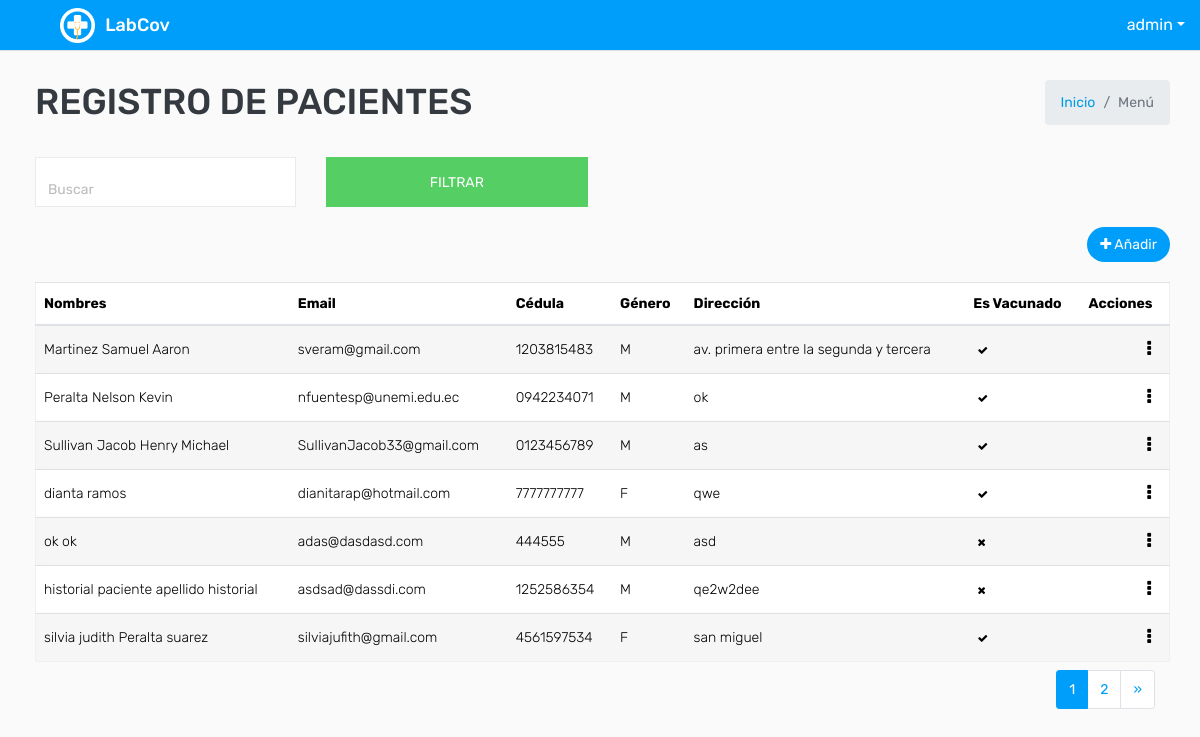
Before: /paciente/ (signed in) with the older database file.
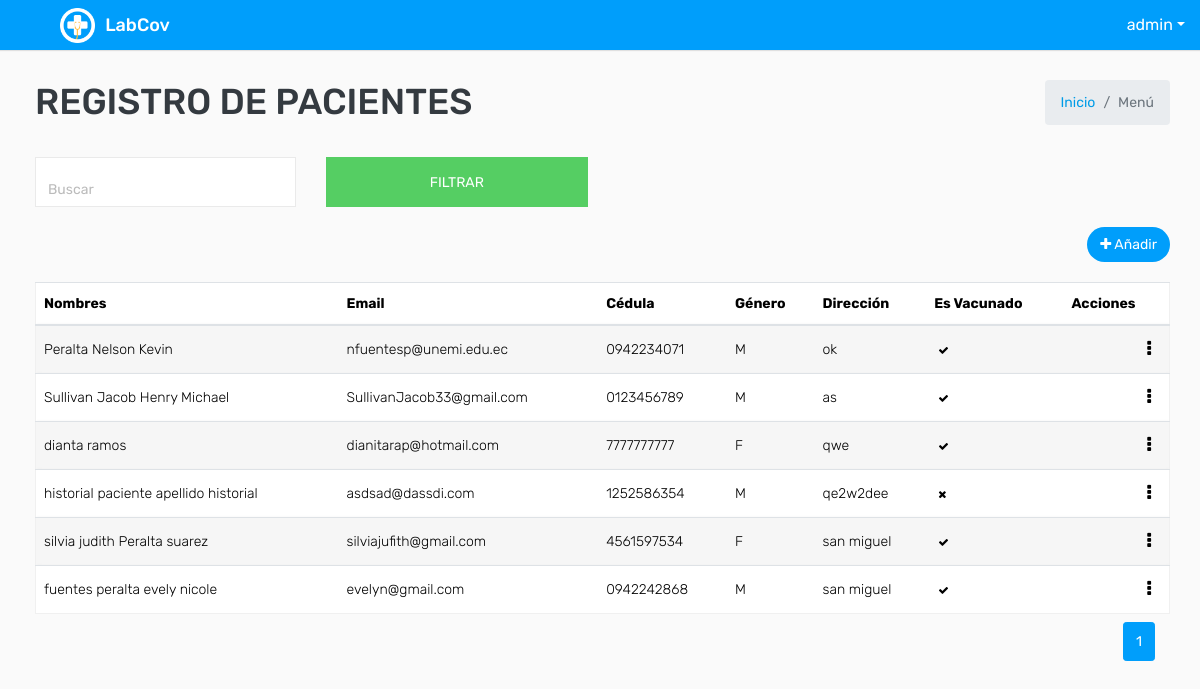
After: the same page with the newer database file.
### covid/models.py (models this page shows, shortened)
class ModeloBase(models.Model):
    class Meta:
        abstract = True
    """Model definition for ModeloBase."""
    fecha_creacion = models.DateTimeField(verbose_name='Fecha creación',auto_now_add=True)
    usuario_creacion = models.ForeignKey(settings.AUTH_USER_MODEL, verbose_name='Usuario Creación', related_name='+', blank=True, null=True,on_delete=models.PROTECT, editable=False)
    usuario_modificacion = models.ForeignKey(settings.AUTH_USER_MODEL, verbose_name='Usuario Modificación', related_name='+', blank=True, null=True,on_delete=models.PROTECT , editable=False)
    fecha_modificacion = models.DateTimeField(verbose_name='Fecha Modificación', auto_now=True)
    estado_registro = models.BooleanField(verbose_name="Estado del registro",default=True)

class User(AbstractUser,ModeloBase):
    cedula=models.CharField(max_length=10, verbose_name='Cédula', unique = True)
    tipo_genero = (('M', 'Masculino'), ('F', 'Femenino'))
    genero = models.CharField('Género', choices=tipo_genero, default='M', max_length=1)

class Paciente(ModeloBase):
     usuario  = models.OneToOneField(settings.AUTH_USER_MODEL, verbose_name="Usuario",on_delete=models.PROTECT)
     direccion = models.CharField("Dirección", max_length=200,blank=True )
     es_vacunado = models.BooleanField(verbose_name="¿Está usted vacunado contra el covid?" )
     vacuna = models.ForeignKey(Vacuna, verbose_name="Tipo de Vacuna", on_delete=models.PROTECT,null=True,blank=True)
     Diagnostico = models.TextField(verbose_name="Diágnostico previo",null=True, blank=True)

### covid/views.py (the view, shortened to what this page needs)
# urls.py: path('paciente/', key.PacienteListView.as_view(), name="paciente_listar") ,
class PacienteListView(LoginRequiredMixin,PermissionRequiredMixin,ListView):
    permission_required = 'covid.view_paciente'
    model = Paciente
    paginate_by = 7
    template_name = "paciente/paciente_listar.html"
    def get_queryset(self):
        busqueda = self.request.GET.get("buscar")
        queryset = Paciente.objects.all().order_by("pk")
        return queryset
    def get_context_data(self, **kwargs):
        context = super().get_context_data(**kwargs)
        context['titulo'] = "Registro de Pacientes"
        return context

### templates/paciente/paciente_listar.html (shortened to what this page needs)
{% extends 'plantillaBase.html' %} {% block content %}
<div class="mt-2">
    <form action="" method="GET">
        <div class="row filter-row">
            <div class="col-sm-6 col-md-3">
                <div class="form-group form-focus select-focus focused">
                    <input type="text" name="buscar" id="id_buscar" class="form-control float-right" placeholder="Buscar">
                </div>
            </div>
            <div class="col-sm-6 col-md-3">
                <button type="submit" class="btn btn-success btn-block"> Filtrar </button>
            </div>
        </div>
    </form>
</div>
<div class="row ">
    <div class="col-sm-12 col-12 text-right m-b-20">
        {% if perms.covid.add_paciente%}
        <a href="{% url 'paciente_crear'%}" class="btn btn btn-primary btn-rounded float-right"><i class="fa fa-plus"></i>
            Añadir</a> {% endif %}
    </div>
</div>
<div class="row">
    <div class="col-md-12">
        <div class="table-responsive">
            <div id="DataTables_Table_0_wrapper" class="dataTables_wrapper dt-bootstrap4 no-footer">
                <div class="row">
                    <div class="col-sm-12">
                        <table class="table table-border table-striped custom-table  mb-0  no-footer" id="DataTables_Table_0" role="grid" aria-describedby="DataTables_Table_0_info">
                            <thead>
                                <tr>
                                    <th>Nombres</th>
                                    <th>Email</th>
                                    <th>Cédula</th>
                                    <th>Género</th>
                                    <th>Dirección</th>
                                    <th>Es Vacunado</th>
                                    <th>Acciones</th>
                                </tr>
                            </thead>
                            <tbody>
                                {% for dato in object_list %}
                                <tr>
                                    <td>{{ dato.usuario.last_name }} {{ dato.usuario.first_name }}</td>
                                    <td>{{ dato.usuario.email }}</td>
                                    <td>{{ dato.usuario.cedula }}</td>
                                    <td>{{ dato.usuario.genero }}</td>
                                    <td>{{ dato.direccion }}</td>
                                    <td>
                                        {% if dato.es_vacunado == True %}
                                        <a class="badge " data-toggle="tooltip" data-placement="top" title="es vacunado"><span class="fa fa-check "></span></a> {% else %}
                                        <a class="badge" data-toggle="tooltip" data-placement="top" title="es vacunado"><span class="fa fa-times "></span></a> {% endif %}
                                    </td>
                                    <td class="text-right">
                                        <div class="dropdown dropdown-action">
                                            <a class="action-icon dropdown-toggle" data-toggle="dropdown" aria-expanded="false"><i class="fa fa-ellipsis-v"></i></a>
                                        </div>
                                    </td>
                                </tr>
                                {% endfor %}
                            </tbody>
                        </table>
                    </div>
                </div>
            </div>
        </div>
        <div class="container-fluid">
            <ul class="pagination pagination-sm m-0 float-right">
                <nav aria-label="Page navigation example">
                    <ul class="pagination justify-content-center mt-2">
                         {% for i in page_obj.paginator.page_range %} {% if i == page_obj.number %}
                        <li class="page-item active">
                            <a class="page-link" href="#">{{ i }}</a>
                        </li>
                        {% else %}
                        <li class="page-item">
                            <a class="page-link" href="?page={{ i }}">{{ i }}</a>
                        </li>
                        {% endif %} {% endfor %} {% if page_obj.has_next %}
                        <li class="page-item">
                            <a class="page-link" href="?page={{ page_obj.next_page_number }}">&raquo;</a>
                        </li>
                        {% endif %}
                    </ul>
                </nav>
            </ul>
        </div>
    </div>
</div>
{% endblock %}

### templates/plantillaBase.html (shortened to what this page needs)
<!DOCTYPE html>
<html lang="es">
{% load static %}
<head>
    <link rel="stylesheet" type="text/css" href="{% static 'css/bootstrap.min.css'%}">
    <link rel="stylesheet" type="text/css" href="{% static 'css/font-awesome.min.css'%}">
    <link rel="stylesheet" type="text/css" href="{% static 'css/bootstrap-duallistbox.min.css'%}">
    <link rel="stylesheet" type="text/css" href="{% static 'css/style.css'%}">
    <link href="{% static 'css/select2.min.css'%}" rel="stylesheet">
    <link href="{% static 'css/select2-bootstrap4.min.css'%}" rel="stylesheet"> {% block content_extra_css %} {% endblock content_extra_css %}
</head>
<body>
    <div class="main-wrapper">
        <div class="header">
            <div class="header-left">
                <a href="{% url 'dashboard'%}" class="logo">
                    <img src="{% static 'img/logo.png' %}" width="35" height="35" alt="">
                    <span>LabCov</span></a>
            </div>
            <ul class="nav user-menu float-right">
                <li class="nav-item dropdown has-arrow">
                    <a href="#" class="dropdown-toggle nav-link user-link"
                        data-toggle="dropdown"></span><span>{{request.user }}</span></a>
                </li>
            </ul>
        </div>
        <div class="page-wrapper ">
            <div class="content ">
                <div class="row mb-2 ">
                    <div class="col-sm-8 ">
                        <h1 class="m-0 text-dark ">{{ titulo.upper }}</h1>
                    </div>
                    <div class="col-sm-4 ">
                        <ol class="breadcrumb float-sm-right ">
                            <li class="breadcrumb-item "><a href="{% url 'dashboard'%} ">Inicio</a></li>
                            <li class="breadcrumb-item active ">Menú</li>
                        </ol>
                    </div>
                </div>
                {% block content %} {% endblock %}
            </div>
        </div>
    </div>
</body>
</html>

Changed rows visible on the page:
removed Paciente: usuario.last_name "Martinez", usuario.first_name "Samuel Aaron", usuario.email "sveram@gmail.com", usuario.cedula "1203815483", usuario.genero "M", direccion "av. primera entre la segunda y tercera", es_vacunado True (drawn)
removed Paciente: usuario.last_name "ok", usuario.first_name "ok", usuario.email "adas@dasdasd.com", usuario.cedula "444555", usuario.genero "M", direccion "asd", es_vacunado False (drawn)
now on this page (row unchanged): Paciente: usuario.last_name "fuentes peralta", usuario.first_name "evely nicole", usuario.email "evelyn@gmail.com", usuario.cedula "0942242868", usuario.genero "M", direccion "san miguel", es_vacunado True (drawn)
Other visible differences:
list line gone: "2"
